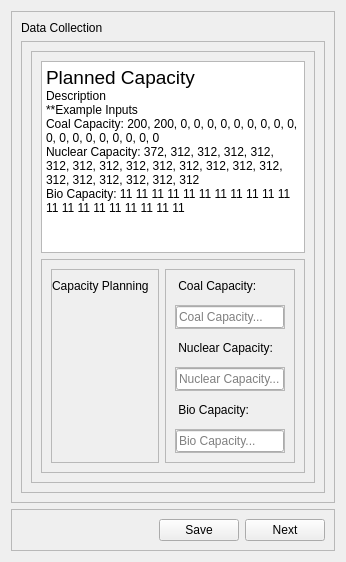
            <widget class="QWidget" name="plan_page_2">
             <layout class="QVBoxLayout" name="verticalLayout_39">
              <item>
               <widget class="QFrame" name="frame_42">
                <property name="frameShape">
                 <enum>QFrame::StyledPanel</enum>
                </property>
                <property name="frameShadow">
                 <enum>QFrame::Raised</enum>
                </property>
                <layout class="QVBoxLayout" name="verticalLayout_37">
                 <item>
                  <widget class="QLabel" name="label_12">
                   <property name="styleSheet">
                    <string notr="true">font: 24pt &quot;Segoe UI&quot;;</string>
                   </property>
                   <property name="text">
                    <string>Data Collection</string>
                   </property>
                  </widget>
                 </item>
                 <item>
                  <widget class="QFrame" name="frame_45">
                   <property name="frameShape">
                    <enum>QFrame::StyledPanel</enum>
                   </property>
                   <property name="frameShadow">
                    <enum>QFrame::Raised</enum>
                   </property>
                   <layout class="QHBoxLayout" name="horizontalLayout_23">
                    <item>
                     <widget class="QFrame" name="frame_77">
                      <property name="frameShape">
                       <enum>QFrame::StyledPanel</enum>
                      </property>
                      <property name="frameShadow">
                       <enum>QFrame::Raised</enum>
                      </property>
                      <layout class="QVBoxLayout" name="verticalLayout_56">
                       <item>
                        <widget class="QTextBrowser" name="textBrowser_12">
                         <property name="html">
                          <string>&lt;!DOCTYPE HTML PUBLIC &quot;-//W3C//DTD HTML 4.0//EN&quot; &quot;http://www.w3.org/TR/REC-html40/strict.dtd&quot;&gt;
&lt;html&gt;&lt;head&gt;&lt;meta name=&quot;qrichtext&quot; content=&quot;1&quot; /&gt;&lt;meta charset=&quot;utf-8&quot; /&gt;&lt;style type=&quot;text/css&quot;&gt;
p, li { white-space: pre-wrap; }
hr { height: 1px; border-width: 0; }
li.unchecked::marker { content: &quot;\2610&quot;; }
li.checked::marker { content: &quot;\2612&quot;; }
&lt;/style&gt;&lt;/head&gt;&lt;body style=&quot; font-family:'.AppleSystemUIFont'; font-size:13pt; font-weight:400; font-style:normal;&quot;&gt;
&lt;p style=&quot; margin-top:0px; margin-bottom:0px; margin-left:0px; margin-right:0px; -qt-block-indent:0; text-indent:0px;&quot;&gt;&lt;span style=&quot; font-family:'Segoe UI'; font-size:14pt;&quot;&gt;Planned Capacity&lt;/span&gt;&lt;/p&gt;
&lt;p style=&quot; margin-top:0px; margin-bottom:0px; margin-left:0px; margin-right:0px; -qt-block-indent:0; text-indent:0px;&quot;&gt;&lt;span style=&quot; font-family:'Segoe UI'; font-size:9pt;&quot;&gt;Description&lt;/span&gt;&lt;/p&gt;
&lt;p style=&quot; margin-top:0px; margin-bottom:0px; margin-left:0px; margin-right:0px; -qt-block-indent:0; text-indent:0px;&quot;&gt;&lt;span style=&quot; font-family:'Segoe UI'; font-size:9pt;&quot;&gt;**Example Inputs&lt;/span&gt;&lt;/p&gt;
&lt;p style=&quot; margin-top:0px; margin-bottom:0px; margin-left:0px; margin-right:0px; -qt-block-indent:0; text-indent:0px;&quot;&gt;&lt;span style=&quot; font-family:'Segoe UI'; font-size:9pt;&quot;&gt;Coal Capacity: 200, 200, 0, 0, 0, 0, 0, 0, 0, 0, 0, 0, 0, 0, 0, 0, 0, 0, 0, 0&lt;/span&gt;&lt;/p&gt;
&lt;p style=&quot; margin-top:0px; margin-bottom:0px; margin-left:0px; margin-right:0px; -qt-block-indent:0; text-indent:0px;&quot;&gt;&lt;span style=&quot; font-family:'Segoe UI'; font-size:9pt;&quot;&gt;Nuclear Capacity: 372, 312, 312, 312, 312, 312, 312, 312, 312, 312, 312, 312, 312, 312, 312, 312, 312, 312, 312, 312&lt;/span&gt;&lt;/p&gt;
&lt;p style=&quot; margin-top:0px; margin-bottom:0px; margin-left:0px; margin-right:0px; -qt-block-indent:0; text-indent:0px;&quot;&gt;&lt;span style=&quot; font-family:'Segoe UI'; font-size:9pt;&quot;&gt;Bio Capacity: 11 11 11 11 11 11 11 11 11 11 11 11 11 11 11 11 11 11 11 11&lt;/span&gt;&lt;/p&gt;&lt;/body&gt;&lt;/html&gt;</string>
                         </property>
                        </widget>
                       </item>
                       <item>
                        <widget class="QFrame" name="frame_97">
                         <property name="frameShape">
                          <enum>QFrame::StyledPanel</enum>
                         </property>
                         <property name="frameShadow">
                          <enum>QFrame::Raised</enum>
                         </property>
                         <layout class="QHBoxLayout" name="horizontalLayout_53" stretch="2,5">
                          <item>
                           <widget class="QFrame" name="frame_98">
                            <property name="frameShape">
                             <enum>QFrame::StyledPanel</enum>
                            </property>
                            <property name="frameShadow">
                             <enum>QFrame::Raised</enum>
                            </property>
                            <layout class="QVBoxLayout" name="verticalLayout_38">
                             <property name="spacing">
                              <number>0</number>
                             </property>
                             <property name="leftMargin">
                              <number>0</number>
                             </property>
                             <item alignment="Qt::AlignLeft|Qt::AlignTop">
                              <widget class="QLabel" name="label_20">
                               <property name="styleSheet">
                                <string notr="true">font: 700 12pt &quot;Segoe UI&quot;;</string>
                               </property>
                               <property name="text">
                                <string>Capacity Planning</string>
                               </property>
                              </widget>
                             </item>
                            </layout>
                           </widget>
                          </item>
                          <item>
                           <widget class="QFrame" name="frame_99">
                            <property name="frameShape">
                             <enum>QFrame::StyledPanel</enum>
                            </property>
                            <property name="frameShadow">
                             <enum>QFrame::Raised</enum>
                            </property>
                            <layout class="QVBoxLayout" name="verticalLayout_55">
                             <property name="spacing">
                              <number>12</number>
                             </property>
                             <item>
                              <widget class="QLabel" name="label_49">
                               <property name="text">
                                <string> Coal Capacity:</string>
                               </property>
                              </widget>
                             </item>
                             <item>
                              <widget class="QFrame" name="frame_81">
                               <property name="frameShape">
                                <enum>QFrame::StyledPanel</enum>
                               </property>
                               <property name="frameShadow">
                                <enum>QFrame::Raised</enum>
                               </property>
                               <layout class="QHBoxLayout" name="horizontalLayout_56">
                                <property name="spacing">
                                 <number>0</number>
                                </property>
                                <property name="leftMargin">
                                 <number>0</number>
                                </property>
                                <property name="topMargin">
                                 <number>0</number>
                                </property>
                                <property name="rightMargin">
                                 <number>0</number>
                                </property>
                                <property name="bottomMargin">
                                 <number>0</number>
                                </property>
                                <item>
                                 <widget class="QLineEdit" name="coal_cap_input">
                                  <property name="placeholderText">
                                   <string>Coal Capacity...</string>
                                  </property>
                                 </widget>
                                </item>
                                <item>
                                 <widget class="QPushButton" name="coal_cap_input_store">
                                  <property name="maximumSize">
                                   <size>
                                    <width>0</width>
                                    <height>0</height>
                                   </size>
                                  </property>
                                  <property name="text">
                                   <string/>
                                  </property>
                                  <property name="flat">
                                   <bool>true</bool>
                                  </property>
                                 </widget>
                                </item>
                               </layout>
                              </widget>
                             </item>
                             <item>
                              <widget class="QLabel" name="label_48">
                               <property name="text">
                                <string> Nuclear Capacity:</string>
                               </property>
                              </widget>
                             </item>
                             <item>
                              <widget class="QFrame" name="frame_82">
                               <property name="frameShape">
                                <enum>QFrame::StyledPanel</enum>
                               </property>
                               <property name="frameShadow">
                                <enum>QFrame::Raised</enum>
                               </property>
                               <layout class="QHBoxLayout" name="horizontalLayout_57">
                                <property name="spacing">
                                 <number>0</number>
                                </property>
                                <property name="leftMargin">
                                 <number>0</number>
                                </property>
                                <property name="topMargin">
                                 <number>0</number>
                                </property>
                                <property name="rightMargin">
                                 <number>0</number>
                                </property>
                                <property name="bottomMargin">
                                 <number>0</number>
                                </property>
                                <item>
                                 <widget class="QLineEdit" name="nucl_cap_input">
                                  <property name="placeholderText">
                                   <string>Nuclear Capacity...</string>
                                  </property>
                                 </widget>
                                </item>
                                <item>
                                 <widget class="QPushButton" name="nucl_cap_input_store">
                                  <property name="maximumSize">
                                   <size>
                                    <width>0</width>
                                    <height>0</height>
                                   </size>
                                  </property>
                                  <property name="text">
                                   <string/>
                                  </property>
                                  <property name="flat">
                                   <bool>true</bool>
                                  </property>
                                 </widget>
                                </item>
                               </layout>
                              </widget>
                             </item>
                             <item>
                              <widget class="QLabel" name="label_47">
                               <property name="text">
                                <string> Bio Capacity:</string>
                               </property>
                              </widget>
                             </item>
                             <item>
                              <widget class="QFrame" name="frame_83">
                               <property name="frameShape">
                                <enum>QFrame::StyledPanel</enum>
                               </property>
                               <property name="frameShadow">
                                <enum>QFrame::Raised</enum>
                               </property>
                               <layout class="QHBoxLayout" name="horizontalLayout_27">
                                <property name="leftMargin">
                                 <number>0</number>
                                </property>
                                <property name="topMargin">
                                 <number>0</number>
                                </property>
                                <property name="rightMargin">
                                 <number>0</number>
                                </property>
                                <property name="bottomMargin">
                                 <number>0</number>
                                </property>
                                <item>
                                 <widget class="QLineEdit" name="bio_cap_input">
                                  <property name="placeholderText">
                                   <string>Bio Capacity...</string>
                                  </property>
                                 </widget>
                                </item>
                               </layout>
                              </widget>
                             </item>
                            </layout>
                           </widget>
                          </item>
                         </layout>
                        </widget>
                       </item>
                      </layout>
                     </widget>
                    </item>
                   </layout>
                  </widget>
                 </item>
                </layout>
               </widget>
              </item>
              <item>
               <widget class="QFrame" name="frame_53">
                <property name="frameShape">
                 <enum>QFrame::StyledPanel</enum>
                </property>
                <property name="frameShadow">
                 <enum>QFrame::Raised</enum>
                </property>
                <layout class="QHBoxLayout" name="horizontalLayout_28">
                 <item>
                  <spacer name="horizontalSpacer_15">
                   <property name="orientation">
                    <enum>Qt::Horizontal</enum>
                   </property>
                   <property name="sizeHint" stdset="0">
                    <size>
                     <width>40</width>
                     <height>20</height>
                    </size>
                   </property>
                  </spacer>
                 </item>
                 <item>
                  <widget class="QPushButton" name="bio_cap_input_store">
                   <property name="text">
                    <string>Save</string>
                   </property>
                  </widget>
                 </item>
                 <item>
                  <widget class="QPushButton" name="next_8">
                   <property name="text">
                    <string>Next</string>
                   </property>
                  </widget>
                 </item>
                </layout>
               </widget>
              </item>
             </layout>
            </widget>
